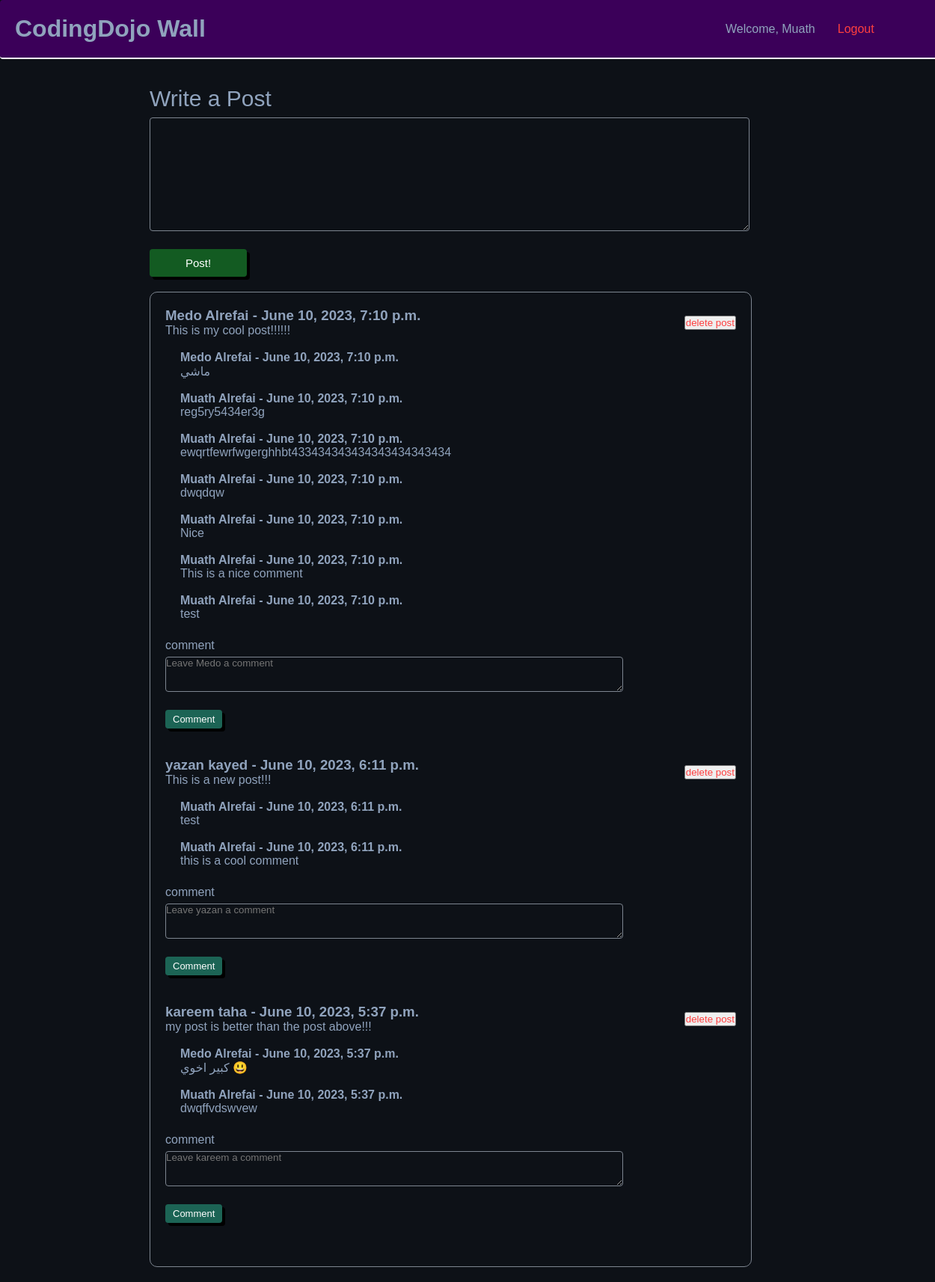
Screenshot of /wall (signed in) with the database file from the repository.
### login_app/models.py (models this page shows)
class User(models.Model):
    first_name = models.CharField(max_length=255)
    last_name = models.CharField(max_length=255)
    email = models.EmailField(max_length=254)
    password = models.CharField(max_length=255)
    created_at = models.DateTimeField(auto_now_add=True)
    updated_at = models.DateTimeField(auto_now=True)
    objects = Validator()

### wall_app/models.py (models this page shows)
class Post(models.Model):
    user = models.ForeignKey(User, related_name="posts", on_delete=models.DO_NOTHING)
    post = models.TextField()
    created_at = models.DateTimeField(auto_now_add=True)
    updated_at = models.DateTimeField(auto_now=True)

class Comment(models.Model):
    post = models.ForeignKey(Post, related_name="comments", on_delete=models.CASCADE)
    user = models.ForeignKey(User, related_name="comments", on_delete=models.DO_NOTHING)
    comment = models.TextField()
    created_at = models.DateTimeField(auto_now_add=True)
    updated_at = models.DateTimeField(auto_now=True)

### wall_app/views.py (the view)
# urls.py: path('wall', views.wall),
def wall(request):
    context = {
        "user": models.user_session_model(request),
        "posts": models.get_posts_model(),
    }
    return render(request, 'wall.html', context)

### wall_app/models.py (called while the page is built)
def user_session_model(request):
    return User.objects.get(id=request.session['userid'])

def get_posts_model():
    return Post.objects.all().order_by("-created_at")

### wall_app/templates/wall.html (shortened to what this page needs)
<!DOCTYPE html>
<html lang="en">
<head>
    {% load static %}
    <link rel="stylesheet" href="{% static 'wall_style/style.css' %}" />
</head>
<body>
    <div class="navbar">
        <h1>CodingDojo Wall</h1>
        <div class="user_and_logout">
            <p>Welcome, {{user.first_name}}</p>
            <a href="/logout" class="anchor">Logout</a>
        </div>
    </div><br>
    <div class="container">
        <form action="/makepost" method="POST">
            <label for="user_post" id="write_post">Write a Post</label><br>
            <textarea name="user_post" class="textBoxes" cols="50" rows="10"></textarea><br>
            <button type="submit" id="make_post">Post!</button>
        </form>
        <div class="posts">
            {% for post in posts %}
                <div class="posts_div">
                    <div>
                        <h3> <b>{{post.user.first_name}} {{post.user.last_name}}</b> - {{post.created_at}} </h3>
                        <p> {{post.post}} </p>
                    </div>
                    <form action="/delete_post" method="POST">
                        <input type="submit" class="anchor" value="delete post">
                    </form>
                </div><br>
                <div class="comments_div">
                    {% for comment in post.comments.all %}
                    <h4> <b>{{comment.user.first_name}} {{comment.user.last_name}}</b> - {{post.created_at}} </h4>
                    <p>{{comment.comment}}</p><br>
                    {% endfor %}
                </div>
                <form action="/makecomment/{{post.id}}" method="POST">
                    <label for="user_comment">comment</label><br>
                    <textarea name="user_comment" class="textBoxes" placeholder="Leave {{post.user.first_name}} a comment" cols="35" rows="3"></textarea><br>
                    <button type="submit" id="make_comment">Comment</button>
                </form><br>
            {% endfor %}
        </div>
    </div>
</body>
</html>

### wall_app/static/wall_style/style.css (style rules this page uses)
* { margin: 0; padding: 0; font-family: helvetica; }
label { line-height: 30px; display: inline-block; width: 100px; }
body { background-color: #0d1117; color: #90a3bd; }
.navbar { border-bottom: 2px solid white; background-color: rgb(59, 0, 89); border-radius: 4px; display: flex; justify-content: space-between; padding: 20px; width: 100%; align-items: center; }
.user_and_logout { display: flex; gap: 30px; width: 300px; }
#write_post { font-size: 30px; width: fit-content; margin-bottom: 10px; }
.container { width: 80%; margin: 20px 200px; }
.posts { border: 1px solid #7d8590; border-radius: 10px; padding: 20px; margin-right: 19.5%; }
#make_post { padding: 10px; color: white; background-color: #135b22; border: none; text-decoration: none; cursor: pointer; box-shadow: 4px 4px black; border-radius: 4px; margin: 20px 0px; width: 130px; font-size: 15px; transition: 80ms cubic-bezier(0.33, 1, 0.68, 1); transition-property: color, background-color, box-shadow, border-color; }
#make_comment { padding: 5px 10px; color: white; background-color: #1c6455; font-size: 13px; border: none; text-decoration: none; cursor: pointer; box-shadow: 4px 4px black; border-radius: 4px; margin: 20px 0px; width: fit-content; transition: 80ms cubic-bezier(0.33, 1, 0.68, 1); transition-property: color, background-color, box-shadow, border-color; }
.comments_div { text-indent: 20px; }
.posts_div { display: flex; justify-content: space-between; align-items: center; }
.textBoxes { border: 1px solid #7d8590; background-color: #0d1117; border-radius: 4px; color: #90a3bd; width: 80%; }
.anchor { text-decoration: none; color: rgb(255, 63, 63); }

### rows the page displays
User: first_name "Muath"
Post: user.first_name "Medo", user.last_name "Alrefai", created_at "June 10, 2023, 7:10 p.m.", post "This is my cool post!!!!!!", user_comment "Leave Medo a comment"
Comment: user.first_name "Medo", user.last_name "Alrefai", comment "ماشي"
Comment: user.first_name "Muath", user.last_name "Alrefai", comment "reg5ry5434er3g"
Comment: user.first_name "Muath", user.last_name "Alrefai", comment "ewqrtfewrfwgerghhbt433434343434343434343434"
Comment: user.first_name "Muath", user.last_name "Alrefai", comment "dwqdqw"
Comment: user.first_name "Muath", user.last_name "Alrefai", comment "Nice"
Comment: user.first_name "Muath", user.last_name "Alrefai", comment "This is a nice comment"
Comment: user.first_name "Muath", user.last_name "Alrefai", comment "test"
Post: user.first_name "yazan", user.last_name "kayed", created_at "June 10, 2023, 6:11 p.m.", post "This is a new post!!!", user_comment "Leave yazan a comment"
Comment: user.first_name "Muath", user.last_name "Alrefai", comment "test"
Comment: user.first_name "Muath", user.last_name "Alrefai", comment "this is a cool comment"
Post: user.first_name "kareem", user.last_name "taha", created_at "June 10, 2023, 5:37 p.m.", post "my post is better than the post above!!!", user_comment "Leave kareem a comment"
Comment: user.first_name "Medo", user.last_name "Alrefai", comment "كبير اخوي 😃"
Comment: user.first_name "Muath", user.last_name "Alrefai", comment "dwqffvdswvew"
